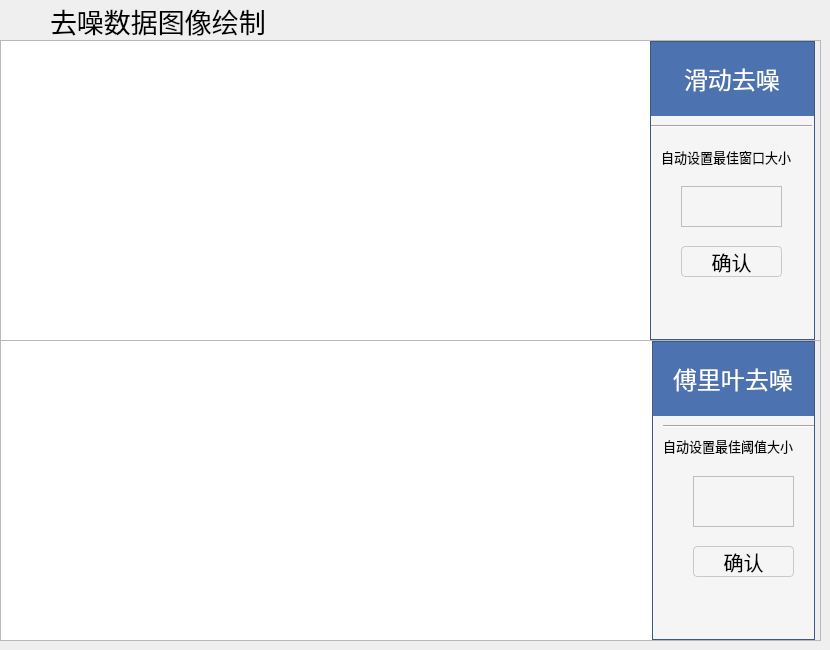
                  <widget class="QWidget" name="page_denoised">
                   <widget class="QLabel" name="label_8">
                    <property name="geometry">
                     <rect>
                      <x>50</x>
                      <y>0</y>
                      <width>311</width>
                      <height>41</height>
                     </rect>
                    </property>
                    <property name="font">
                     <font>
                      <family>黑体</family>
                      <pointsize>20</pointsize>
                     </font>
                    </property>
                    <property name="text">
                     <string>去噪数据图像绘制</string>
                    </property>
                   </widget>
                   <widget class="QFrame" name="frame_24">
                    <property name="geometry">
                     <rect>
                      <x>0</x>
                      <y>340</y>
                      <width>821</width>
                      <height>301</height>
                     </rect>
                    </property>
                    <property name="frameShape">
                     <enum>QFrame::StyledPanel</enum>
                    </property>
                    <property name="frameShadow">
                     <enum>QFrame::Raised</enum>
                    </property>
                    <layout class="QHBoxLayout" name="horizontalLayout_20">
                     <property name="spacing">
                      <number>0</number>
                     </property>
                     <property name="leftMargin">
                      <number>0</number>
                     </property>
                     <property name="topMargin">
                      <number>0</number>
                     </property>
                     <property name="rightMargin">
                      <number>5</number>
                     </property>
                     <property name="bottomMargin">
                      <number>0</number>
                     </property>
                     <item>
                      <widget class="QWidget" name="widget_fft_image" native="true">
                       <property name="sizePolicy">
                        <sizepolicy hsizetype="Preferred" vsizetype="Preferred">
                         <horstretch>4</horstretch>
                         <verstretch>0</verstretch>
                        </sizepolicy>
                       </property>
                       <property name="styleSheet">
                        <string notr="true">background-color: rgb(255, 255, 255);</string>
                       </property>
                      </widget>
                     </item>
                     <item>
                      <widget class="QFrame" name="frame_26">
                       <property name="sizePolicy">
                        <sizepolicy hsizetype="Preferred" vsizetype="Preferred">
                         <horstretch>1</horstretch>
                         <verstretch>0</verstretch>
                        </sizepolicy>
                       </property>
                       <property name="styleSheet">
                        <string notr="true">background-color: rgb(76, 114, 176);</string>
                       </property>
                       <property name="frameShape">
                        <enum>QFrame::StyledPanel</enum>
                       </property>
                       <property name="frameShadow">
                        <enum>QFrame::Raised</enum>
                       </property>
                       <layout class="QVBoxLayout" name="verticalLayout_11">
                        <property name="spacing">
                         <number>0</number>
                        </property>
                        <property name="leftMargin">
                         <number>0</number>
                        </property>
                        <property name="topMargin">
                         <number>0</number>
                        </property>
                        <property name="rightMargin">
                         <number>0</number>
                        </property>
                        <property name="bottomMargin">
                         <number>0</number>
                        </property>
                        <item alignment="Qt::AlignVCenter">
                         <widget class="QFrame" name="frame_29">
                          <property name="sizePolicy">
                           <sizepolicy hsizetype="Preferred" vsizetype="Preferred">
                            <horstretch>0</horstretch>
                            <verstretch>1</verstretch>
                           </sizepolicy>
                          </property>
                          <property name="frameShape">
                           <enum>QFrame::NoFrame</enum>
                          </property>
                          <property name="frameShadow">
                           <enum>QFrame::Raised</enum>
                          </property>
                          <layout class="QHBoxLayout" name="horizontalLayout_16">
                           <item alignment="Qt::AlignHCenter">
                            <widget class="QLabel" name="label_17">
                             <property name="font">
                              <font>
                               <family>黑体</family>
                               <pointsize>18</pointsize>
                              </font>
                             </property>
                             <property name="styleSheet">
                              <string notr="true">color: rgb(255, 255, 255);</string>
                             </property>
                             <property name="text">
                              <string>傅里叶去噪</string>
                             </property>
                            </widget>
                           </item>
                          </layout>
                         </widget>
                        </item>
                        <item>
                         <widget class="QFrame" name="frame_30">
                          <property name="sizePolicy">
                           <sizepolicy hsizetype="Preferred" vsizetype="Preferred">
                            <horstretch>0</horstretch>
                            <verstretch>3</verstretch>
                           </sizepolicy>
                          </property>
                          <property name="styleSheet">
                           <string notr="true">background-color: rgb(245, 245, 245);</string>
                          </property>
                          <property name="frameShape">
                           <enum>QFrame::NoFrame</enum>
                          </property>
                          <property name="frameShadow">
                           <enum>QFrame::Raised</enum>
                          </property>
                          <widget class="Line" name="line_7">
                           <property name="geometry">
                            <rect>
                             <x>10</x>
                             <y>0</y>
                             <width>401</width>
                             <height>20</height>
                            </rect>
                           </property>
                           <property name="orientation">
                            <enum>Qt::Horizontal</enum>
                           </property>
                          </widget>
                          <widget class="QTextEdit" name="textEditFFT">
                           <property name="geometry">
                            <rect>
                             <x>40</x>
                             <y>60</y>
                             <width>101</width>
                             <height>51</height>
                            </rect>
                           </property>
                           <property name="font">
                            <font>
                             <family>黑体</family>
                             <pointsize>14</pointsize>
                            </font>
                           </property>
                          </widget>
                          <widget class="QPushButton" name="pushButton_fft">
                           <property name="geometry">
                            <rect>
                             <x>40</x>
                             <y>130</y>
                             <width>101</width>
                             <height>31</height>
                            </rect>
                           </property>
                           <property name="font">
                            <font>
                             <family>黑体</family>
                             <pointsize>15</pointsize>
                            </font>
                           </property>
                           <property name="styleSheet">
                            <string notr="true">QPushButton {
        border: 1px solid #c7cacd;
        border-radius: 4px;
    }
    QPushButton:pressed {
        border: 1px solid #c7cacd;
    }</string>
                           </property>
                           <property name="text">
                            <string>确认</string>
                           </property>
                           <property name="icon">
                            <iconset resource="one.qrc">
                             <normaloff>:/3/res/confirm.png</normaloff>:/3/res/confirm.png</iconset>
                           </property>
                           <property name="iconSize">
                            <size>
                             <width>20</width>
                             <height>20</height>
                            </size>
                           </property>
                           <property name="autoDefault">
                            <bool>false</bool>
                           </property>
                           <property name="default">
                            <bool>false</bool>
                           </property>
                           <property name="flat">
                            <bool>false</bool>
                           </property>
                          </widget>
                          <widget class="QLabel" name="label_21">
                           <property name="geometry">
                            <rect>
                             <x>10</x>
                             <y>20</y>
                             <width>151</width>
                             <height>20</height>
                            </rect>
                           </property>
                           <property name="font">
                            <font>
                             <family>黑体</family>
                             <pointsize>10</pointsize>
                            </font>
                           </property>
                           <property name="text">
                            <string>自动设置最佳阈值大小</string>
                           </property>
                          </widget>
                         </widget>
                        </item>
                       </layout>
                      </widget>
                     </item>
                    </layout>
                   </widget>
                   <widget class="QFrame" name="frame_35">
                    <property name="geometry">
                     <rect>
                      <x>0</x>
                      <y>40</y>
                      <width>821</width>
                      <height>301</height>
                     </rect>
                    </property>
                    <property name="frameShape">
                     <enum>QFrame::StyledPanel</enum>
                    </property>
                    <property name="frameShadow">
                     <enum>QFrame::Raised</enum>
                    </property>
                    <layout class="QHBoxLayout" name="horizontalLayout_19">
                     <property name="spacing">
                      <number>0</number>
                     </property>
                     <property name="leftMargin">
                      <number>0</number>
                     </property>
                     <property name="topMargin">
                      <number>0</number>
                     </property>
                     <property name="rightMargin">
                      <number>5</number>
                     </property>
                     <property name="bottomMargin">
                      <number>0</number>
                     </property>
                     <item>
                      <widget class="QWidget" name="widget_rolling_image" native="true">
                       <property name="sizePolicy">
                        <sizepolicy hsizetype="Preferred" vsizetype="Preferred">
                         <horstretch>4</horstretch>
                         <verstretch>0</verstretch>
                        </sizepolicy>
                       </property>
                       <property name="styleSheet">
                        <string notr="true">background-color: rgb(255, 255, 255);</string>
                       </property>
                      </widget>
                     </item>
                     <item>
                      <widget class="QFrame" name="frame_25">
                       <property name="sizePolicy">
                        <sizepolicy hsizetype="Preferred" vsizetype="Preferred">
                         <horstretch>1</horstretch>
                         <verstretch>0</verstretch>
                        </sizepolicy>
                       </property>
                       <property name="styleSheet">
                        <string notr="true">background-color: rgb(76, 114, 176)</string>
                       </property>
                       <property name="frameShape">
                        <enum>QFrame::StyledPanel</enum>
                       </property>
                       <property name="frameShadow">
                        <enum>QFrame::Raised</enum>
                       </property>
                       <layout class="QVBoxLayout" name="verticalLayout_10">
                        <property name="spacing">
                         <number>0</number>
                        </property>
                        <property name="leftMargin">
                         <number>0</number>
                        </property>
                        <property name="topMargin">
                         <number>0</number>
                        </property>
                        <property name="rightMargin">
                         <number>0</number>
                        </property>
                        <property name="bottomMargin">
                         <number>0</number>
                        </property>
                        <item alignment="Qt::AlignVCenter">
                         <widget class="QFrame" name="frame_27">
                          <property name="sizePolicy">
                           <sizepolicy hsizetype="Preferred" vsizetype="Preferred">
                            <horstretch>0</horstretch>
                            <verstretch>1</verstretch>
                           </sizepolicy>
                          </property>
                          <property name="frameShape">
                           <enum>QFrame::NoFrame</enum>
                          </property>
                          <property name="frameShadow">
                           <enum>QFrame::Raised</enum>
                          </property>
                          <layout class="QHBoxLayout" name="horizontalLayout_15">
                           <property name="spacing">
                            <number>0</number>
                           </property>
                           <property name="leftMargin">
                            <number>0</number>
                           </property>
                           <property name="topMargin">
                            <number>0</number>
                           </property>
                           <property name="rightMargin">
                            <number>0</number>
                           </property>
                           <property name="bottomMargin">
                            <number>0</number>
                           </property>
                           <item alignment="Qt::AlignHCenter">
                            <widget class="QLabel" name="label_16">
                             <property name="font">
                              <font>
                               <family>黑体</family>
                               <pointsize>18</pointsize>
                              </font>
                             </property>
                             <property name="styleSheet">
                              <string notr="true">color: rgb(255, 255, 255);</string>
                             </property>
                             <property name="text">
                              <string>滑动去噪</string>
                             </property>
                            </widget>
                           </item>
                          </layout>
                         </widget>
                        </item>
                        <item>
                         <widget class="QFrame" name="frame_28">
                          <property name="sizePolicy">
                           <sizepolicy hsizetype="Preferred" vsizetype="Preferred">
                            <horstretch>0</horstretch>
                            <verstretch>3</verstretch>
                           </sizepolicy>
                          </property>
                          <property name="minimumSize">
                           <size>
                            <width>163</width>
                            <height>0</height>
                           </size>
                          </property>
                          <property name="styleSheet">
                           <string notr="true">background-color: rgb(245, 245, 245);</string>
                          </property>
                          <property name="frameShape">
                           <enum>QFrame::NoFrame</enum>
                          </property>
                          <property name="frameShadow">
                           <enum>QFrame::Raised</enum>
                          </property>
                          <property name="lineWidth">
                           <number>0</number>
                          </property>
                          <property name="midLineWidth">
                           <number>0</number>
                          </property>
                          <widget class="Line" name="line_6">
                           <property name="geometry">
                            <rect>
                             <x>0</x>
                             <y>0</y>
                             <width>161</width>
                             <height>20</height>
                            </rect>
                           </property>
                           <property name="orientation">
                            <enum>Qt::Horizontal</enum>
                           </property>
                          </widget>
                          <widget class="QTextEdit" name="textEditRolling">
                           <property name="geometry">
                            <rect>
                             <x>30</x>
                             <y>70</y>
                             <width>101</width>
                             <height>41</height>
                            </rect>
                           </property>
                           <property name="font">
                            <font>
                             <family>黑体</family>
                             <pointsize>14</pointsize>
                            </font>
                           </property>
                          </widget>
                          <widget class="QPushButton" name="pushButton_rolling">
                           <property name="geometry">
                            <rect>
                             <x>30</x>
                             <y>130</y>
                             <width>101</width>
                             <height>31</height>
                            </rect>
                           </property>
                           <property name="font">
                            <font>
                             <family>黑体</family>
                             <pointsize>15</pointsize>
                            </font>
                           </property>
                           <property name="styleSheet">
                            <string notr="true">QPushButton {
        border: 1px solid #c7cacd;
        border-radius: 4px;
    }
    QPushButton:pressed {
        border: 1px solid #c7cacd;
    }</string>
                           </property>
                           <property name="text">
                            <string>确认</string>
                           </property>
                           <property name="icon">
                            <iconset resource="one.qrc">
                             <normaloff>:/3/res/confirm.png</normaloff>:/3/res/confirm.png</iconset>
                           </property>
                           <property name="iconSize">
                            <size>
                             <width>20</width>
                             <height>20</height>
                            </size>
                           </property>
                          </widget>
                          <widget class="QLabel" name="label_20">
                           <property name="geometry">
                            <rect>
                             <x>10</x>
                             <y>20</y>
                             <width>141</width>
                             <height>41</height>
                            </rect>
                           </property>
                           <property name="font">
                            <font>
                             <family>黑体</family>
                             <pointsize>10</pointsize>
                            </font>
                           </property>
                           <property name="text">
                            <string>自动设置最佳窗口大小</string>
                           </property>
                          </widget>
                         </widget>
                        </item>
                       </layout>
                      </widget>
                     </item>
                    </layout>
                   </widget>
                   <widget class="QLabel" name="label_29">
                    <property name="geometry">
                     <rect>
                      <x>0</x>
                      <y>0</y>
                      <width>41</width>
                      <height>41</height>
                     </rect>
                    </property>
                    <property name="styleSheet">
                     <string notr="true">border-image: url(:/3/res/数据标注.png)</string>
                    </property>
                    <property name="text">
                     <string/>
                    </property>
                   </widget>
                  </widget>
